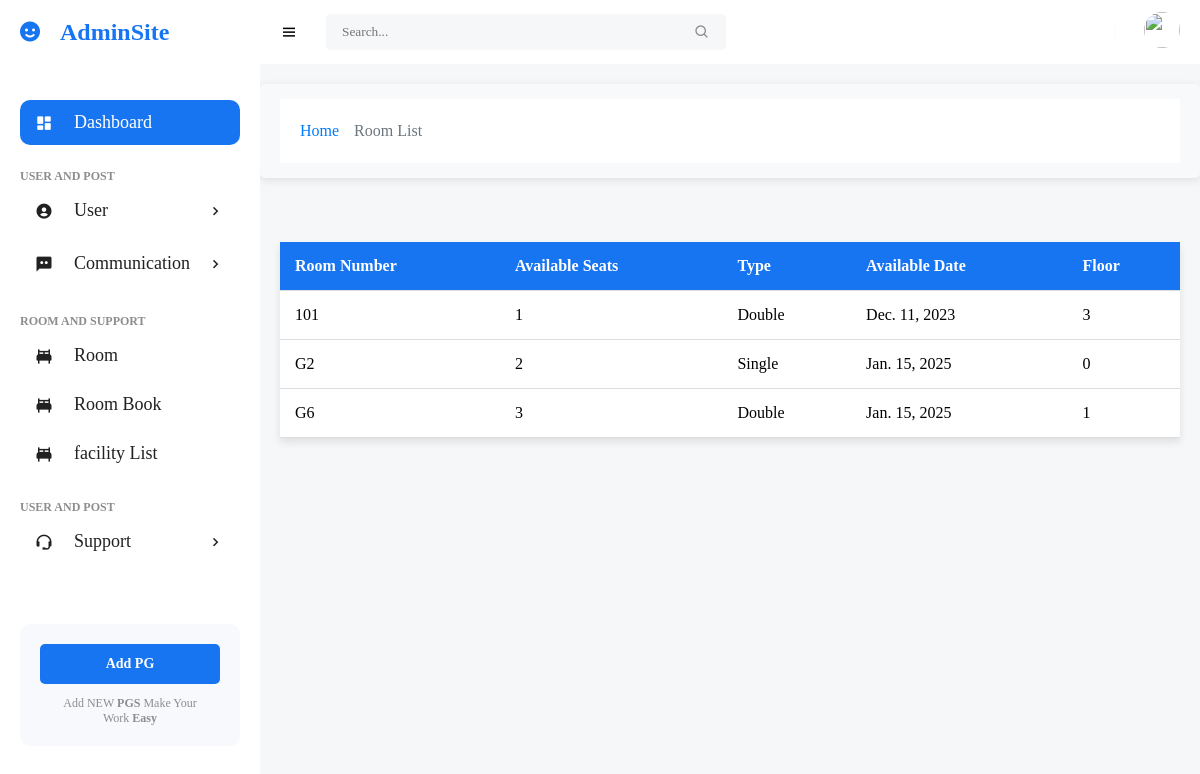
Page /room/room_list/ on the committed database.
### Room_Management/models.py (models this page shows, shortened)
class Room(models.Model):
    room_number = models.CharField(max_length=50)  # Unique identifier for the room
    available_seat = models.IntegerField()  # Number of available seats in the room
    TYPE_CHOICES = [
        ('single', 'Single'),
        ('double', 'Double'),
        ('triple', 'Triple'),
        ('customized', 'Customized'),
    ]
    type = models.CharField(max_length=20, choices=TYPE_CHOICES)  # Type of room
    available_date = models.DateField(null=True, blank=True)  # Date when the room becomes available
    floor = models.IntegerField()  # Floor number where the room is located

### Room_Management/views.py (the view)
# urls.py: path('room_list/', room_list, name='room_list'),
def room_list(request):
    rooms = Room.objects.all()
    return render(request, 'room_list.html', {'rooms': rooms})

### Room_Management/templates/room_list.html (shortened to what this page needs)
{% extends 'base.html' %}
{% block breadcrumb %}
    <li class="breadcrumb-item"><a href="{% url 'home' %}">Home</a></li>
    <li class="breadcrumb-item active" aria-current="page">Room List</li>
{% endblock %}
{% load static %}
{% block content %}
<section class="services py-5 bg-light">
    <div class="container">
        <table class="room-table">
            <thead>
                <tr>
                    <th>Room Number</th>
                    <th>Available Seats</th>
                    <th>Type</th>
                    <th>Available Date</th>
                    <th>Floor</th>
                </tr>
            </thead>
            <tbody>
                {% for room in rooms %}
                <tr>
                    <td>{{ room.room_number }}</td>
                    <td>{{ room.available_seat }}</td>
                    <td>{{ room.get_type_display }}</td>
                    <td>{{ room.available_date }}</td>
                    <td>{{ room.floor }}</td>
                </tr>
                {% empty %}
                <tr>
                    <td colspan="6" class="no-rooms-found">No rooms found.</td>
                </tr>
                {% endfor %}
            </tbody>
        </table>
    </div>
</section>
{% endblock %}

### Admin_Management/static/admin_static/css/base.css (style rules this page uses)
* { font-family: 'Playfair Display', serif; margin: 0; padding: 0; box-sizing: border-box; }
:root { --grey: #f7f9fd; --dark-grey: #8D8D8D; --primary-color: #fff; --secondary-color: #212121; --green: #81D43A; --light-green: #E3FFCB; --blue: #1775F1; --light-blue: #dedede ; --dark-blue: #0C5FCD; --red: #FC3B56; --light-grey:#F5F7F8; --text-color:#717579; }
html { overflow-x: hidden; }
body { background: var(--light-grey); overflow-x: hidden; }
a { text-decoration: none; }
li { list-style: none; }

### Admin_Management/templates/base.html (style rules this page uses)
.breadcrumb-item { font-size: 16px; font-weight: 500; margin-right: 15px; }
.breadcrumb-item a { color: #007bff; text-decoration: none; }
.breadcrumb-item.active { color: #6c757d; }

### Room_Management/templates/room_list.html (style rules this page uses)
.room-table { width: 100%; border-collapse: collapse; margin-top: 20px; margin-bottom: 20px; background-color: #ffffff; box-shadow: 0 4px 8px rgba(0, 0, 0, 0.1); }
.room-table th, .room-table td { padding: 15px; text-align: left; border-bottom: 1px solid #ddd; }
.room-table th { background-color: var(--blue); color: white; font-weight: bold; }

### rows in the picture
Room: room_number "101", available_seat "1", type "Double", available_date "Dec. 11, 2023", floor "3"
Room: room_number "G2", available_seat "2", type "Single", available_date "Jan. 15, 2025", floor "0"
Room: room_number "G6", available_seat "3", type "Double", available_date "Jan. 15, 2025", floor "1"
